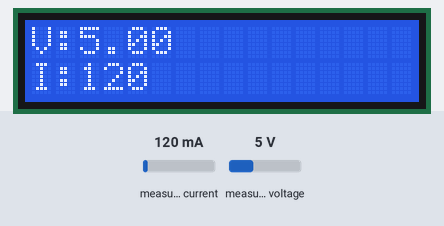
Simulated run of this sketch. Board: Arduino Uno, built with avr-gcc and run on an emulated ATmega328P. On the bench: 16×2 character LCD. Inputs (shaded band) come from the test bench; at power-on: measured current 120 mA, measured voltage 5 V. The local clock reads 2024-03-15 10:24:30 at power-on unless the sketch sets it; storage starts empty.

Above: at 3.3 s.
3.4 s: measured current set to 40 mA
At 4.5 s:
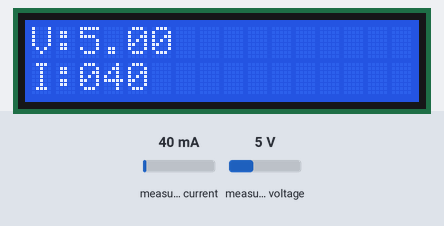
5.6 s: measured voltage set to 0.3 V
At 7.2 s:
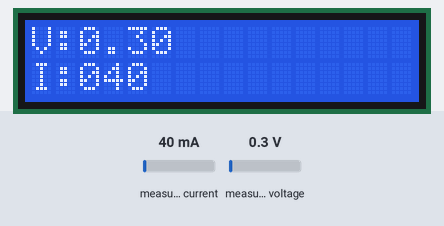
7.8 s: measured current set to 500 mA
At 8.7 s:
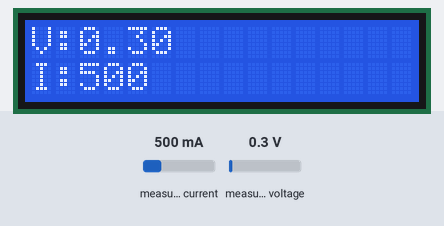
10.0 s: measured voltage set to 3.8 V
At 11.5 s:
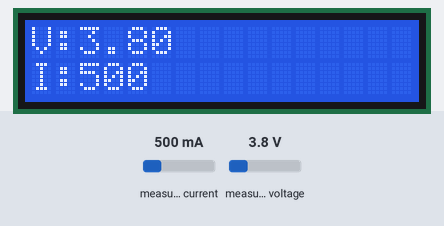
Timing chart, 0 to 13.0 s (numbered marks = the images above; inputs shaded):
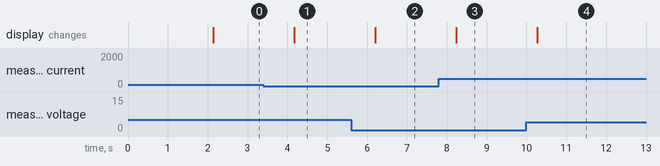

Measured:
- after the input at 3.4 s, the display: changes after 0.77 s (image 1)
- after the input at 5.6 s, the display: changes after 0.61 s (image 2)
- after the input at 7.8 s, the display: changes after 0.44 s (image 3)
- after the input at 10.0 s, the display: changes after 0.27 s (image 4)

The sketch:

monitoring_panel_surya.ino
```cpp
#include <RTClib.h>
#include <Wire.h>
#include <LiquidCrystal_I2C.h>
#include <Adafruit_INA219.h>
#include <SD.h>

Adafruit_INA219 ina219;
LiquidCrystal_I2C lcd(0x27, 16, 2);

float busvoltage = 0;
float current_mA = 0;
float power_mW = 0;

char daysOfWeek[7][12] = {
  "Sunday",
  "Monday",
  "Tuesday",
  "Wednesday",
  "Thursday",
  "Friday",
  "Saturday"
};

RTC_DS3231 rtc;
const int chipSelect = 4; // Pin untuk microSD

void setup() {
  Serial.begin(9600);
  lcd.begin();
  lcd.backlight();
  lcd.setCursor(0, 0);
  lcd.print("Monitoring");
  lcd.setCursor(0, 1);
  lcd.print("Panel Surya");
  delay(2000);

  if (! ina219.begin()) {
    lcd.clear();
    lcd.setCursor(0, 0);
    lcd.print("FAILED TO FIND");
    lcd.setCursor(0, 1);
    lcd.print(" INA219 MODULE");
    while (1) {
      delay(10);
    }
  }

  if (!rtc.begin()) {
    Serial.println("RTC module is NOT found");
    Serial.flush();
    while (1);
  }

  // Inisialisasi microSD
  if (!SD.begin(chipSelect)) {
    lcd.clear();
    lcd.setCursor(0, 0);
    lcd.print("FAILED TO FIND");
    lcd.setCursor(0, 1);
    lcd.print(" SD CARD");
    while (1);
  }
}

void loop() {
  pengukuran();
}

String waktu() {
  DateTime now = rtc.now();
  String dateTimeString = String(now.year()) + "/" +
                          String(now.month()) + "/" +
                          String(now.day()) + " (" +
                          String(daysOfWeek[now.dayOfTheWeek()]) + ") " +
                          String(now.hour()) + ":" +
                          String(now.minute()) + ":" +
                          String(now.second());
  return dateTimeString;
}

void pengukuran() {
  busvoltage = ina219.getBusVoltage_V();
  current_mA = ina219.getCurrent_mA();

  // Menyimpan data ke microSD
  DateTime now = rtc.now();
  String dateTimeString = String(now.year()) + "-" +
                          String(now.month()) + "-" +
                          String(now.day()) + " " +
                          String(now.hour()) + ":" +
                          String(now.minute()) + ":" +
                          String(now.second());

  File dataFile = SD.open("data.txt", FILE_WRITE);
  if (dataFile) {
    dataFile.print("Time: ");
    dataFile.print(dateTimeString);
    dataFile.print(", Voltage: ");
    dataFile.print(busvoltage);
    dataFile.print(" V, Current: ");
    dataFile.print(current_mA);
    dataFile.print(" mA, Power: ");
    dataFile.close();
  } else {
    Serial.println("Error opening data.txt");
  }

  // Menampilkan data di LCD
  lcd.clear();
  lcd.setCursor(0, 0);
  lcd.print("V:");
  lcd.print(busvoltage);
  lcd.setCursor(0, 1);
  lcd.print("I:");

  if (current_mA < 3) {
    lcd.print("000");
  } else if (current_mA < 10) {
    lcd.print("00");
    lcd.print((int)current_mA);
  } else if (current_mA < 100) {
    lcd.print('0');
    lcd.print((int)current_mA);
  } else {
    lcd.print((int)current_mA);
  }

  delay(2000);
}
```
